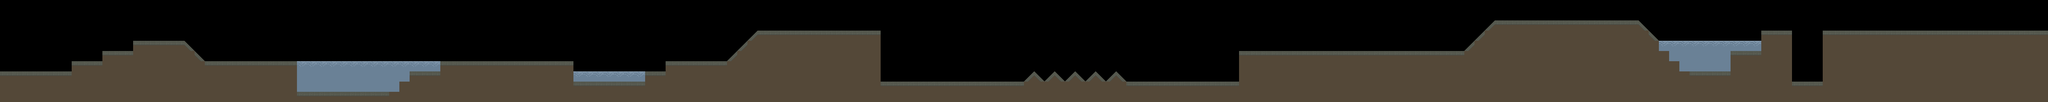

This is a level from a 2D game, rendered from its Tiled map with the project's own tilesets. A one-line summary and the map file follow, with tile-layer data summarised:
An orthogonal 200x10 tile map with 32x32 px tiles, 2 tile layers (块层 1, 块层 2).

<map version="1.0" tiledversion="1.0.3" orientation="orthogonal" renderorder="right-down" width="200" height="10" tilewidth="32" tileheight="32" nextobjectid="1">
 <tileset firstgid="1" source="terrain.tsx" />
 <layer name="块层 1" width="200" height="10">
  <data>[2000 cells, 907 non-empty, 6 distinct tile ids]</data>
 </layer>
 <layer name="块层 2" width="200" height="10">
  <data>[2000 cells, 63 non-empty, 2 distinct tile ids]</data>
 </layer>
</map>